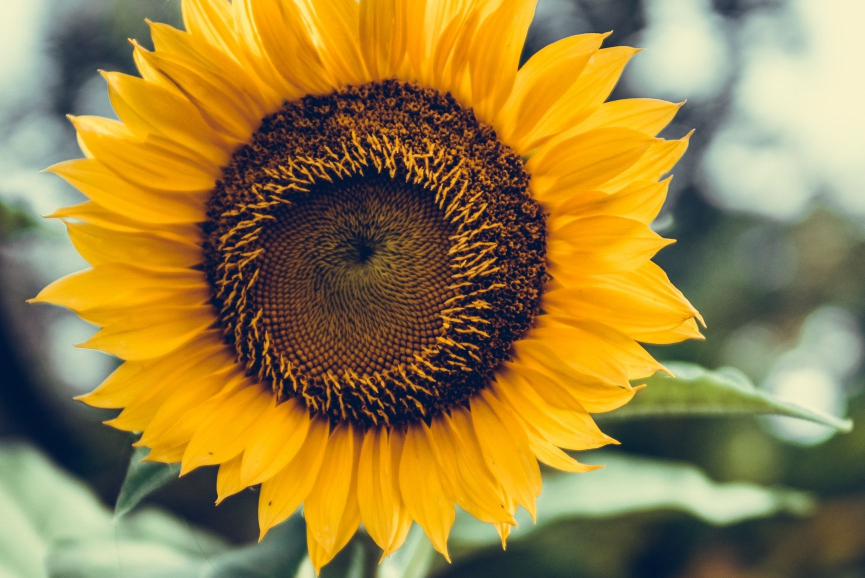
#> input picture Images/Pretty sunflower/Image_1.jpg, 1730 x 1155 px, found by its file name (shown at 1/2 size); its folder holds only this picture in this run
$ jupyter execute --allow-errors image_classification.ipynb   (shell and % lines are left out)
#> lines starting #> are read from the running program, lines starting #| are printed output that depends on the picture
<a href="https://colab.research.google.com/github/Mahea24/mini-project-image-classification/blob/main/image_classification.ipynb" target="_parent"></a>

[cell 1]
from bing_image_downloader import downloader
downloader.download("pretty sunflower",limit=30,output_dir='images',
                    adult_filter_off=True)
#> (this line was passed over: bing_image_downloader is not available in this run)

[cell 2]
from bing_image_downloader import downloader
downloader.download("red rose",limit=30,output_dir='images',
                    adult_filter_off=True)
#> (this line was passed over: bing_image_downloader is not available in this run)

[cell 3]
from bing_image_downloader import downloader
downloader.download("white lilly ",limit=30,output_dir='images',
                    adult_filter_off=True)
#> (this line was passed over: bing_image_downloader is not available in this run)
#> further down, img_array is the input picture: shape (1155, 1730, 3); mean R, G, B 153.7, 128.7, 66.3
#> `img_resized = resize(img_array,(150,150,3))`:
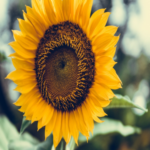
#> img_resized: shape (150, 150, 3) float64; mean R, G, B 0.603, 0.505, 0.26
#> pass 2 of the loop `for category in CATEGORIES:`:
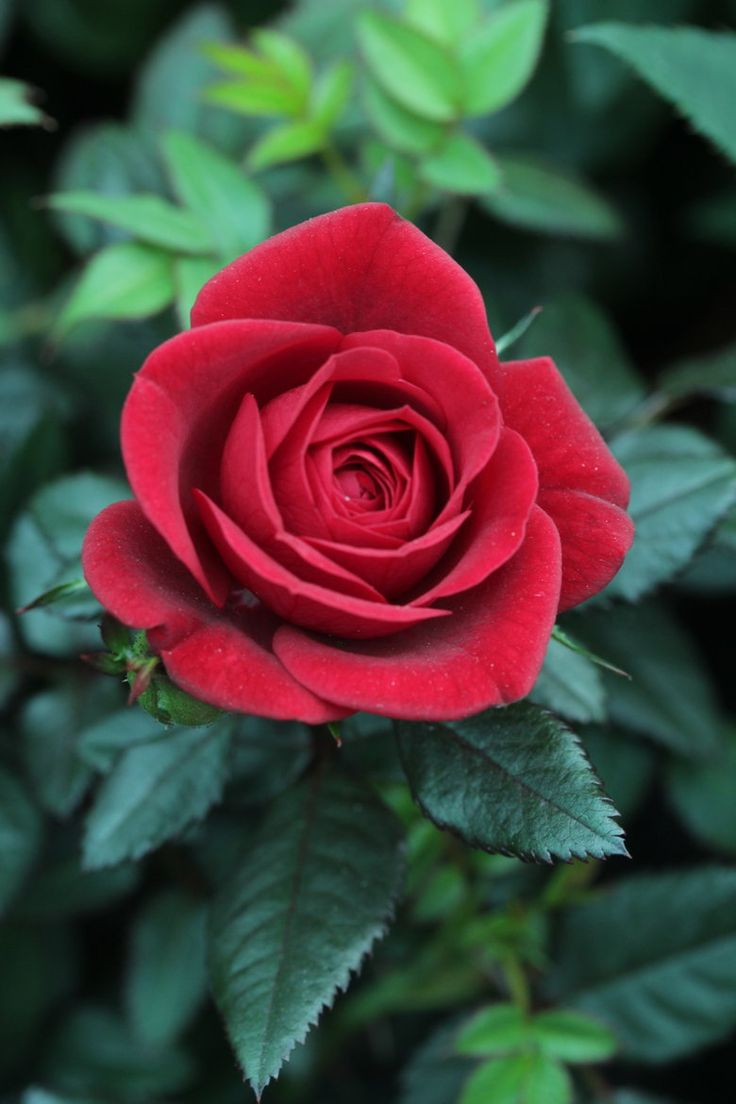
#> input picture Images/Red rose/Image_1.jpg, 736 x 1104 px, found by its file name
#> img_array is the input picture: shape (1104, 736, 3); mean R, G, B 74, 66.7, 60
#> `img_resized = resize(img_array,(150,150,3))`:
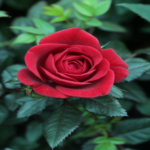
#> img_resized: shape (150, 150, 3) float64; mean R, G, B 0.29, 0.262, 0.235

[cell 4]
import numpy as np
a = np.array ([[1,2,3,4,5],
              [4,5,6,7,8,]])
a.ndim

[cell 5]
a.flatten()

[cell 6]
# Preprocessing

import os
import matplotlib.pyplot as plt
import numpy as np
from skimage.io import imread
from skimage.transform import resize

target = []
images = []
flat_data = []

DATDIR = '/content/images'
CATEGORIES = ['pretty sunflower', 'red rose', 'white lilly']

#> (the rest of this cell did not finish here and is left out)

[cell 7]
flat_data[0]

[cell 8]
150*150*3

[cell 9]
target

[cell 10]
unique,count = np.unique(target,return_counts=True)
#> (the rest of this cell did not finish here and is left out)

[cell 11]
#Split data into Training and testing
from sklearn.model_selection import train_test_split
x_train,x_test,y_train,y_test = train_test_split(flat_data,target,
                                 test_size=0.3,random_state=109)
#> x_train = 1 item; x_test = 1 item; y_train = [0]; y_test = [1]

[cell 12]
from sklearn.model_selection import GridSearchCV
from sklearn import svm
param_grid = [
              {'C':[1,10,100,1000],'kernel':['linear']},
              {'C':[1,10,100,1000],'gamma':[0.001,0.0001],'kernel':['rbf']},
]
svc = svm.SVC(probability=True)
clf = GridSearchCV(svc,param_grid)
#> (the rest of this cell did not finish here and is left out)

#> (a cell that did not finish here is left out)

[cell 14]
y_test
#> Out = [1]
